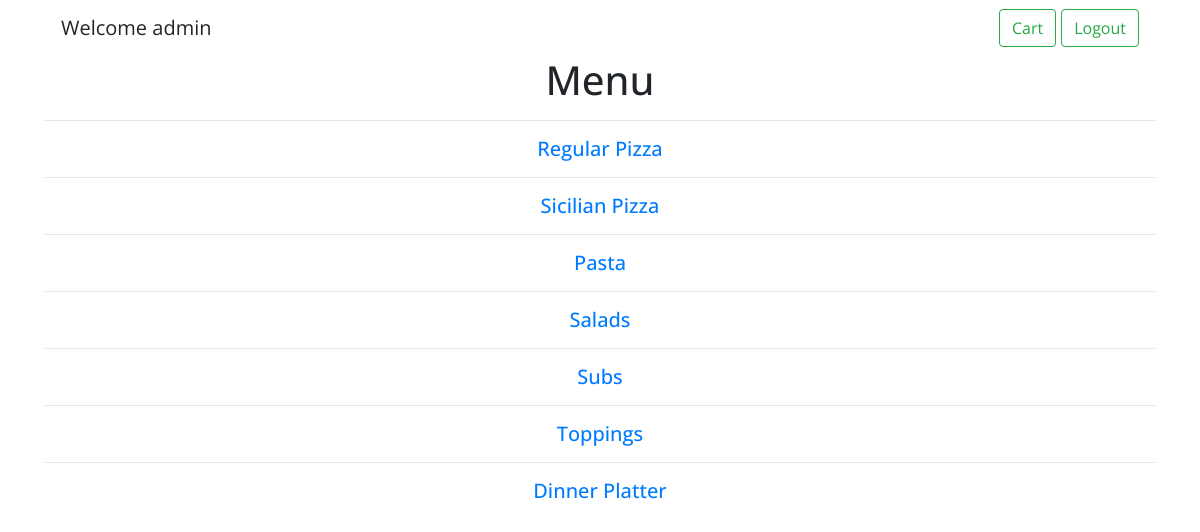
Page /home (signed in) on the committed database.
### orders/models.py (models this page shows, shortened)
class Regular_pizza(models.Model):
    name = models.CharField(max_length=64)
    small = models.DecimalField(max_digits=4, decimal_places=2)
    large = models.DecimalField(max_digits=4, decimal_places=2)
    category = models.CharField(max_length=64, default="Regular Pizza")

class Sicilian_pizza(models.Model):
    name = models.CharField(max_length=64)
    small = models.DecimalField(max_digits=4, decimal_places=2)
    large = models.DecimalField(max_digits=4, decimal_places=2)
    category = models.CharField(max_length=64, default="Sicilian Pizza")

class Pasta(models.Model):
    name = models.CharField(max_length=64)
    small = models.DecimalField(max_digits=4, decimal_places=2)
    large = models.DecimalField(max_digits=4, decimal_places=2, default="0.00")
    category = models.CharField(max_length=64, default="Pasta")

class Salads(models.Model):
    name = models.CharField(max_length=64)
    small = models.DecimalField(max_digits=4, decimal_places=2)
    large = models.DecimalField(max_digits=4, decimal_places=2, default="0.00")
    category = models.CharField(max_length=64, default="Salads")

class Subs(models.Model):
    name = models.CharField(max_length=64)
    small = models.DecimalField(max_digits=4, decimal_places=2, null=True, blank=True)
    large = models.DecimalField(max_digits=4, decimal_places=2)
    category = models.CharField(max_length=64, default="Subs")

class Toppings(models.Model):
    name = models.CharField(max_length=64)
    category = models.CharField(max_length=64, default="Toppings")

class Dinner_platters(models.Model):
    name = models.CharField(max_length=64)
    small = models.DecimalField(max_digits=4, decimal_places=2)
    large = models.DecimalField(max_digits=4, decimal_places=2)
    category = models.CharField(max_length=64, default="Dinner Platter")

### orders/views.py (the view)
# urls.py: path("home", views.home, name="home"),
def home(request):
    context = {"regular_pizza": Regular_pizza.objects.first().category, "sicilian_pizza": Sicilian_pizza.objects.first().category,
               "pasta": Pasta.objects.first().category, "subs": Subs.objects.first().category, "dinner_platters": Dinner_platters.objects.first().category, "salads": Salads.objects.first().category,
               "toppings": Toppings.objects.first().category}
    return render(request, 'home.html', context=context)

### orders/templates/home.html (shortened to what this page needs)
{% extends "layout.html" %}
{% block body %}
<nav class="navbar navbar-light justify-content-between">
    <a class="navbar-brand">Welcome {{ user }}</a>
    <form class="form-inline">
        <a href="{% url 'cart' %}" class="btn btn-outline-success my-2 my-sm-0" type="button">Cart</a>
        <a href="{% url 'logout' %}" class="btn btn-outline-success my-2 my-sm-0" type="button" style="margin-left:5px;">Logout</a>
    </form>
</nav>
<h1 align="center">Menu</h1>
<hr>
<h5 align="center"><a href="{% url 'menu' regular_pizza %}">{{ regular_pizza }}</a></h5>
<hr>
<h5 align="center"><a href="{% url 'menu' sicilian_pizza %}">{{ sicilian_pizza }}</a></h5>
<hr>
<h5 align="center"><a href="{% url 'menu' pasta %}">{{ pasta }}</a></h5>
<hr>
<h5 align="center"><a href="{% url 'menu' salads %}">{{ salads }}</a></h5>
<hr>
<h5 align="center"><a href="{% url 'menu' subs %}">{{ subs }}</a></h5>
<hr>
<h5 align="center"><a href="{% url 'menu' toppings %}">{{ toppings }}</a></h5>
<hr>
<h5 align="center"><a href="{% url 'menu' dinner_platters %}">{{ dinner_platters }}</a></h5>
{% endblock %}

### orders/templates/layout.html (style rules this page uses)
h1, body { font-family: 'Open Sans', sans-serif; }

### rows in the picture
Regular_pizza: category "Regular Pizza"
Sicilian_pizza: category "Sicilian Pizza"
Pasta: category "Pasta"
Salads: category "Salads"
Subs: category "Subs"
Toppings: category "Toppings"
Dinner_platters: category "Dinner Platter"

### other values in the picture
{{ user }} "admin"
